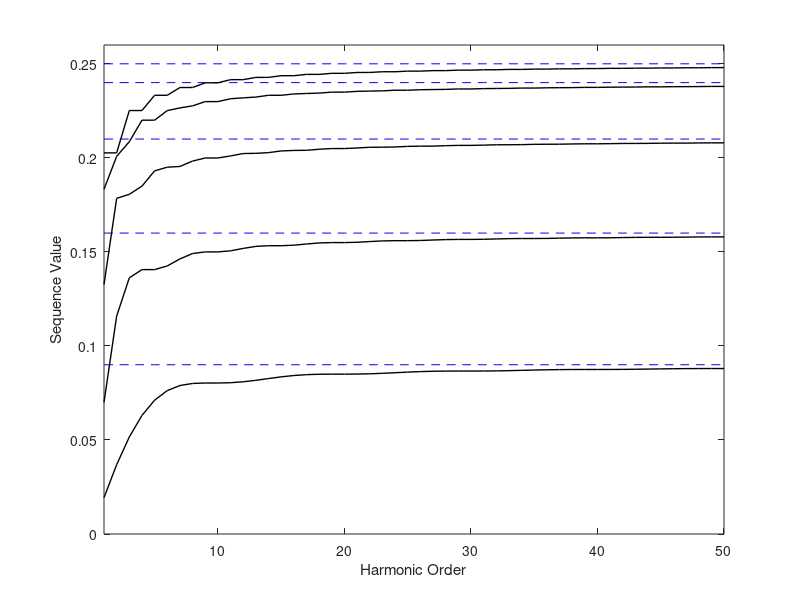

MATLAB code for this plot:
function DCchopper

% clc
% clear all
% close all
%
%
for i=1:5
    D = 0.1*i ;
    s = 0 ;
    for n=1:50
        s = s + (1 - cos(2*pi*n*D))/(n*pi)^2 ;
        Svec(n) = s ;
    end
    s
    
    D*(1-D)
    
    plot(1:n,Svec,'k','linewidth',1)
    hold on
    plot(1:n,D*(1-D)*ones(1,n),'--b')
end

xlim([1 50])
ylim([0.0 0.26])

xlabel('Harmonic Order')
ylabel('Sequence Value')